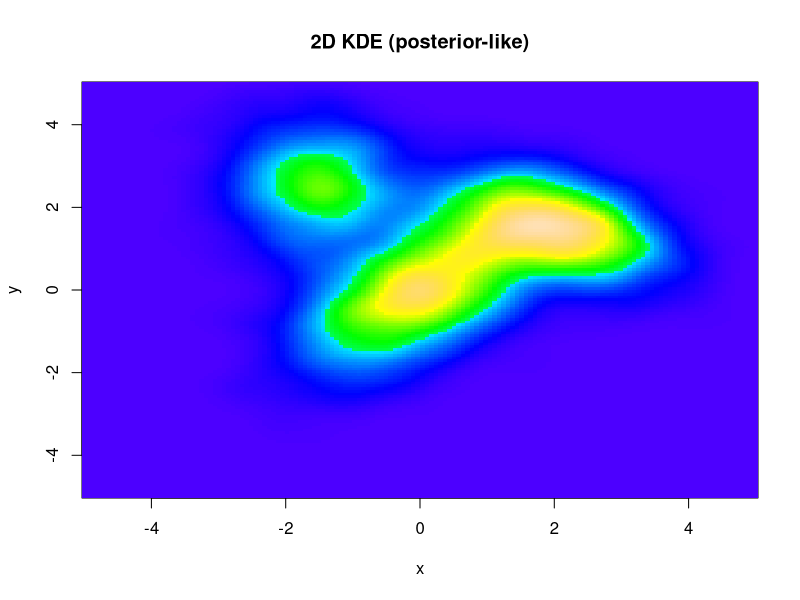

This figure's R source: (Note: this script raises an error after producing the figure.)
# simulate_posterior_density.R
#
# Author: Bob Verity
# Date: 2025-10-06
#
# Inputs: (none)
#
# Outputs:
#   - R_ignore/non_package_data/posterior_density.rds
#
# Purpose:
#   Simulate posterior-like draws using a mixture of bivariate normal
#   components, compute a 2D KDE on a fixed regular grid (-5 to 5 in x/y),
#   and save as a list:
#     $x : numeric vector of x grid coordinates
#     $y : numeric vector of y grid coordinates
#     $z : numeric matrix of kernel densities (length(y) rows × length(x) cols)
#
# ------------------------------------------------------------------

set.seed(404)

library(MASS)
library(here)

## ---------------------------
## 1) Simulate mixture draws
## ---------------------------

# Mixture weights (sum to 1)
w <- c(0.45, 0.35, 0.20)

# Component means (2D)
mu1 <- c(0.0,  0.0)
mu2 <- c(2.0,  1.5)
mu3 <- c(-1.5, 2.5)

# Component covariance matrices
Sigma1 <- matrix(c(1.0,  0.6,
                   0.6,  1.2), nrow = 2, byrow = TRUE)
Sigma2 <- matrix(c(0.8, -0.3,
                   -0.3,  0.6), nrow = 2, byrow = TRUE)
Sigma3 <- matrix(c(0.5,  0.0,
                   0.0,  0.9), nrow = 2, byrow = TRUE)

# Number of total draws (posterior-like samples)
N <- 8000

# Allocate per component
n1 <- round(w[1] * N)
n2 <- round(w[2] * N)
n3 <- N - n1 - n2

# Draws
X1 <- MASS::mvrnorm(n = n1, mu = mu1, Sigma = Sigma1)
X2 <- MASS::mvrnorm(n = n2, mu = mu2, Sigma = Sigma2)
X3 <- MASS::mvrnorm(n = n3, mu = mu3, Sigma = Sigma3)

draws <- rbind(X1, X2, X3)
colnames(draws) <- c("x", "y")

## ---------------------------
## 2) KDE on a regular grid
## ---------------------------
# Fix limits from -5 to 5 in both x and y
xlim <- c(-5, 5)
ylim <- c(-5, 5)

# Grid resolution (n x n)
n_grid <- 150

# MASS::kde2d returns list(x, y, z)
kde <- MASS::kde2d(
  x = draws[, "x"],
  y = draws[, "y"],
  n = n_grid,
  lims = c(xlim, ylim)
)

# kde$x : vector of x grid values (length n_grid)
# kde$y : vector of y grid values (length n_grid)
# kde$z : matrix [length(y) rows, length(x) cols] of densities

## ---------------------------
## 3) Save as list (x, y, z)
## ---------------------------
kde_list <- list(
  mu = kde$x,
  sigma = kde$y,
  posterior_density = kde$z
)

## ---------------------------
## (Optional) quick visual check
## ---------------------------
image(kde_list$mu, kde_list$sigma, kde_list$posterior_density, col = topo.colors(200),
      xlab = "x", ylab = "y", main = "2D KDE (posterior-like)")

# save to file
saveRDS(kde_list, file = here::here("R_ignore", "non_package_data", "posterior_density.rds"))
